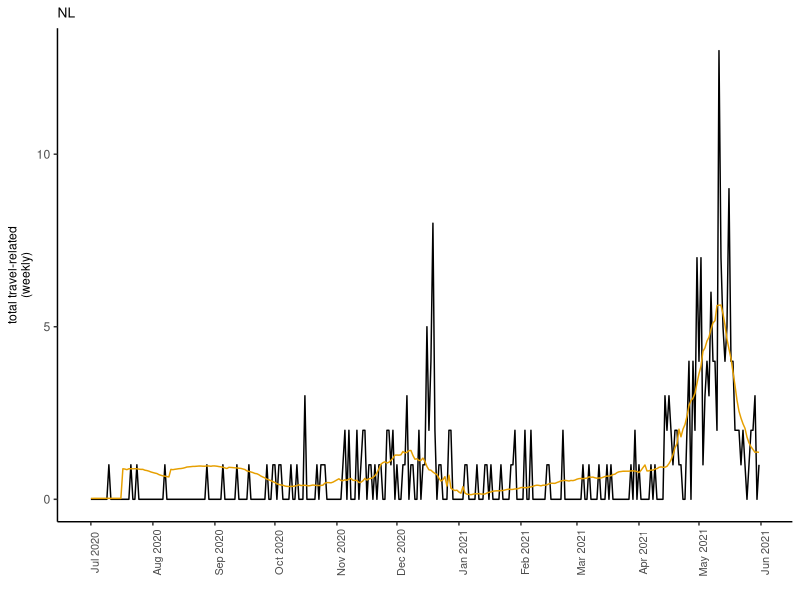

R code for this plot:
library(readr)
library(scales)
library(ggplot2)
library(patchwork)

col1="black"
col2="#FF6666"
cb =c("#000000", "#E69F00", "#56B4E9", "#009E73", "#F0E442", "#0072B2")

model_plots <- function(travel , prov)
  {
  # -------------------------------------------------------------------------------------------
  # extract predictors from data: active cases for each province
  # -------------------------------------------------------------------------------------------

  ON = travel$ON_active 
  QC = travel$QC_active
  NB = travel$NB_active 
  AB = travel$AB_active 
  MB = travel$MB_active
  BC = travel$BC_active 
  NS = travel$NS_active 
  SK =  travel$SK_active
  
  if (prov %in% c('NL','NS','NB','PEI'))
    {
      resp_name <- paste(prov,"travel",sep = '_')
      response = travel[,resp_name]
      print(paste0('You are working with ', prov, ' Travel-Related Cases As Response variable '))}
  else{print('Chosen Province Has No Response Variable For Travel-Rated Cases !')}
  
  predictors <- cbind(ON, QC, NB, AB, MB, BC, NS, SK)
  
  if (prov %in% colnames(predictors))
    {
    selected_predictors <- colnames(predictors)[! colnames(predictors) %in% c(prov)]
    predictors <- predictors[,selected_predictors]
  }
  else{
    predictors <- predictors
  }
  
  week = as.Date(travel$date, format = "%Y-%m-%d")
  
  # -------------------------------------------------------------------------------------------
  # we fit multiple generalized linear models (glms) with poisson error distribution using total 
  # number of travel-related cases as the response variable and total active cases across 
  # provinces as predictor(s)
  
  # The Akaike information criterion (AIC) is an estimator of out-of-sample prediction error. 
  # It is used often when we are unable to test the model’s performance on a test set 
  # as practiced in standard machine learning task.
  
  # The province associated with the best performing model in terms of least AIC value is chosen
  # as a predictor and combined with remaining provinces to build 
  # -------------------------------------------------------------------------------------------
  print(replicate(15,paste0('---')))
  print(paste0('Buiulding GLM For ',prov, ' Travel-Related Cases'))
  print(replicate(15,paste0('---')))
  
  # ---------------- First Model Fitting For Best Predictor ------------------------------------
  aiclist <- c()
  for (i in 1 : ncol(predictors))
  {
    var_name <- colnames(predictors)[i]
    mod <- glm(response ~ 0 + predictors[,var_name], family = "poisson")
    print(paste0( 'Model AIC For ', var_name,': ',  mod$aic))
    aiclist[[var_name]] <- mod$aic
  }
  
  # province associated with the minimum aic
  first_prov_with_min_aic <- names(aiclist)[which.min(aiclist)]
  print(paste0('The province with the least AIC is: ',first_prov_with_min_aic))
  print('')
  
  first_best_predictor <- predictors[,first_prov_with_min_aic]
  
  # ---------------- Second Model Fitting For Best Predictor ------------------------------------
  
  # extract cases of the province and use in combination with other provinces in the subsequent models
  if (first_prov_with_min_aic %in% colnames(predictors))
  {
    selected_predictors <- colnames(predictors)[! colnames(predictors) %in% c(prov,first_prov_with_min_aic)]
    predictors <- predictors[,selected_predictors]
  }
  else{
    predictors <- predictors
  }
  
  modified_aic_list <- c()
  for (i in 1 : ncol(predictors))
  {
    var_name <- colnames(predictors)[i]
    mod <- glm(response ~ 0 + first_best_predictor + predictors[,var_name], family = "poisson")
    print(paste0( 'Model AIC For ', first_prov_with_min_aic, ' & ', var_name,': ',  mod$aic))
    modified_aic_list[[var_name]] <- mod$aic
  }
  
  # province associated with the minimum aic
  second_prov_with_min_aic <- names(modified_aic_list)[which.min(modified_aic_list)]
  print(paste0('The province with the least AIC is: ',second_prov_with_min_aic))
  print('')
  
  second_best_predictor <- predictors[,second_prov_with_min_aic]
  
  # ---------------- Second Model Fitting For Best Predictor ------------------------------------
  
  # extract cases of the province and use in combination with other provinces in the subsequent models
  if (second_prov_with_min_aic %in% colnames(predictors))
  {
    selected_predictors <- colnames(predictors)[! colnames(predictors) %in% c(prov,first_prov_with_min_aic, second_prov_with_min_aic)]
    predictors <- predictors[,selected_predictors]
  }
  else{
    predictors <- predictors
  }
  
  print('Combine this chosen predictor with others in a new model')
  print('')
  modified_aic_list <- c()
  for (i in 1 : ncol(predictors))
  {
    var_name <- colnames(predictors)[i]
    mod <- glm(response ~ 0 + first_best_predictor + second_best_predictor+ predictors[,var_name], family = "poisson")
    print(paste0( 'Model AIC For ', first_prov_with_min_aic,', ' ,second_prov_with_min_aic,' & ', var_name,': ',  mod$aic))
    modified_aic_list[[var_name]] <- mod$aic
  }
  
  
  # province associated with the minimum aic
  third_prov_with_min_aic <- names(modified_aic_list)[which.min(modified_aic_list)]
  print(paste0('The province with the least AIC is: ',third_prov_with_min_aic))
  print('')
  
  third_best_predictor <- predictors[,third_prov_with_min_aic]
  
  print(paste0('Best Three Chosen Provinces As Predictors For Our Model Are ',first_prov_with_min_aic,', ',
               second_prov_with_min_aic,' & ',third_prov_with_min_aic))
  
  # build chosen model with the three predictors 
  best_mod <- glm(response ~ 0 + first_best_predictor + second_best_predictor + third_best_predictor, family = "poisson")
  
  # extract coefficients
  coef_predictor_1 <- coef(best_mod)[1]
  coef_predictor_2 <- coef(best_mod)[2]
  coef_predictor_3 <- coef(best_mod)[3]
  
  # prediction values from model
  predicted = exp(coef_predictor_1 * first_best_predictor + coef_predictor_2 * second_best_predictor + coef_predictor_3 * third_best_predictor)
  
  # create data frame to store actual cases and model predictions
  df = data.frame(week = week, true_values = response, predictions = predicted)

  # visualize the data frame by ploting the week against the total cases
  trav_graph <- ggplot(df, aes(week, actual)) +
    geom_line(aes(y = true_values),color = cb[1]) +
    geom_line(aes(y = predictions),color = cb[2]) +
    scale_x_date(breaks = date_breaks("1 month"),labels = date_format("%b %Y"))+
    xlab("") +
    ylab("total travel-related\n(weekly)")+
    ggtitle(prov)+
    theme_classic() +
    theme(axis.text.x = element_text(angle = 90, size=rel(0.9)), legend.title = element_blank(),
          legend.text = element_text(size = rel(1)),plot.title = element_text(size = rel(.9)),axis.title = element_text(size = rel(.8)))

  png(paste(prov,"travel.png",sep = '_'))
  print(trav_graph)
  dev.off()

  }


# Executing Function With Data

active <- read.csv("travel.csv")
model_plots(active,prov = 'NL')

